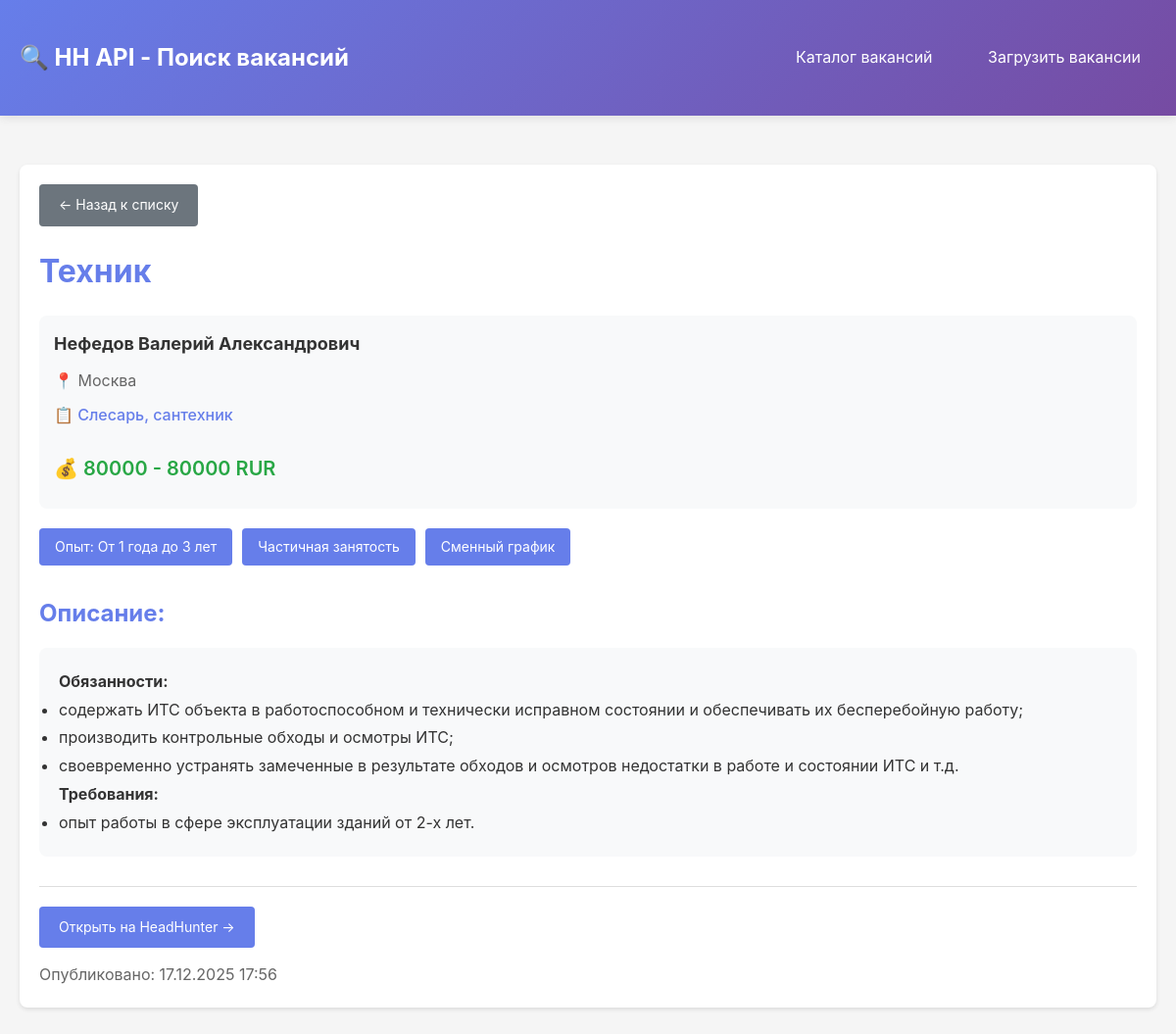
/67/, run on the app's committed database.
### vacancies/models.py (models this page shows, shortened)
class Vacancy(models.Model):
    hh_id = models.CharField(max_length=20, unique=True, verbose_name="ID в HH")
    name = models.CharField(max_length=500, verbose_name="Название вакансии")
    description = models.TextField(blank=True, verbose_name="Описание")
    salary_from = models.IntegerField(null=True, blank=True, verbose_name="Зарплата от")
    salary_to = models.IntegerField(null=True, blank=True, verbose_name="Зарплата до")
    salary_currency = models.CharField(max_length=10, blank=True, verbose_name="Валюта")
    employer_name = models.CharField(max_length=300, blank=True, verbose_name="Работодатель")
    employer_id = models.CharField(max_length=20, blank=True, verbose_name="ID работодателя")
    employer_logo_url = models.URLField(blank=True, verbose_name="Логотип работодателя")
    area_name = models.CharField(max_length=200, blank=True, verbose_name="Город")
    area_id = models.CharField(max_length=20, blank=True, verbose_name="ID города")
    experience = models.CharField(max_length=100, blank=True, verbose_name="Опыт работы")
    schedule = models.CharField(max_length=100, blank=True, verbose_name="График работы")
    employment = models.CharField(max_length=100, blank=True, verbose_name="Тип занятости")
    published_at = models.DateTimeField(null=True, blank=True, verbose_name="Дата публикации")
    created_at = models.DateTimeField(auto_now_add=True, verbose_name="Дата создания записи")
    updated_at = models.DateTimeField(auto_now=True, verbose_name="Дата обновления")
    url = models.URLField(blank=True, verbose_name="Ссылка на вакансию")
    requirement = models.TextField(blank=True, verbose_name="Требования")
    responsibility = models.TextField(blank=True, verbose_name="Обязанности")
    professional_role = models.CharField(max_length=200, blank=True, verbose_name="Категория профессии")
    class Meta:
        verbose_name = "Вакансия"
        verbose_name_plural = "Вакансии"
        ordering = ['-published_at', '-created_at']
        indexes = [
            models.Index(fields=['hh_id']),
            models.Index(fields=['name']),
            models.Index(fields=['area_name']),
            models.Index(fields=['professional_role']),
        ]

### vacancies/views.py (the view)
# urls.py: path('<int:vacancy_id>/', views.vacancy_detail, name='vacancy_detail'),  # Детали вакансии
def vacancy_detail(request, vacancy_id):
    vacancy = get_object_or_404(Vacancy, id=vacancy_id)
    context = {
        'vacancy': vacancy,
    }
    return render(request, 'vacancies/vacancy_detail.html', context)

### vacancies/templates/vacancies/vacancy_detail.html (shortened to what this page needs)
{% extends 'vacancies/base.html' %}
{% block content %}
<div class="card">
    <div style="margin-bottom: 20px;">
        <a href="{% url 'vacancies:vacancy_list' %}" class="btn btn-secondary">← Назад к списку</a>
    </div>
    <h1 style="color: #667eea; margin-bottom: 20px;">{{ vacancy.name }}</h1>
    <div style="background: #f8f9fa; padding: 15px; border-radius: 8px; margin-bottom: 20px;">
        <div style="display: flex; align-items: center; gap: 20px; margin-bottom: 15px;">
            <div>
                <p style="font-size: 18px; margin-bottom: 10px;">
                    <strong>{{ vacancy.employer_name }}</strong>
                </p>
                {% if vacancy.area_name %}
                <p style="color: #666; margin-bottom: 10px;">
                    📍 {{ vacancy.area_name }}
                </p>
                {% endif %}
                {% if vacancy.professional_role %}
                <p style="color: #667eea; margin-bottom: 10px; font-weight: 500;">
                    📋 {{ vacancy.professional_role }}
                </p>
                {% endif %}
            </div>
        </div>
        {% if vacancy.salary_from or vacancy.salary_to %}
        <p style="font-size: 20px; color: #28a745; font-weight: 600; margin-bottom: 10px;">
            💰
            {% if vacancy.salary_from and vacancy.salary_to %}
                {{ vacancy.salary_from|floatformat:0 }} - {{ vacancy.salary_to|floatformat:0 }} {{ vacancy.salary_currency }}
            {% elif vacancy.salary_from %}
                от {{ vacancy.salary_from|floatformat:0 }} {{ vacancy.salary_currency }}
            {% elif vacancy.salary_to %}
                до {{ vacancy.salary_to|floatformat:0 }} {{ vacancy.salary_currency }}
            {% endif %}
        </p>
        {% endif %}
    </div>
    <div style="display: flex; gap: 10px; flex-wrap: wrap; margin-bottom: 30px;">
        {% if vacancy.experience %}
        <span style="background: #667eea; color: white; padding: 8px 16px; border-radius: 4px; font-size: 14px;">
            Опыт: {{ vacancy.experience }}
        </span>
        {% endif %}
        {% if vacancy.employment %}
        <span style="background: #667eea; color: white; padding: 8px 16px; border-radius: 4px; font-size: 14px;">
            {{ vacancy.employment }}
        </span>
        {% endif %}
        {% if vacancy.schedule %}
        <span style="background: #667eea; color: white; padding: 8px 16px; border-radius: 4px; font-size: 14px;">
            {{ vacancy.schedule }}
        </span>
        {% endif %}
    </div>
    {% if vacancy.description %}
    <div style="margin-bottom: 30px;">
        <h2 style="color: #667eea; margin-bottom: 15px;">Описание:</h2>
        <div style="background: #f8f9fa; padding: 20px; border-radius: 8px; line-height: 1.8;">
            {{ vacancy.description|safe }}
        </div>
    </div>
    {% endif %}
    <div style="margin-top: 30px; padding-top: 20px; border-top: 1px solid #ddd;">
        {% if vacancy.url %}
        <a href="{{ vacancy.url }}" target="_blank" class="btn" style="margin-right: 10px;">
            Открыть на HeadHunter →
        </a>
        {% endif %}
        {% if vacancy.published_at %}
        <p style="color: #666; margin-top: 15px;">
            Опубликовано: {{ vacancy.published_at|date:"d.m.Y H:i" }}
        </p>
        {% endif %}
    </div>
</div>
{% endblock %}

### vacancies/templates/vacancies/base.html (style rules this page uses)
* { margin: 0; padding: 0; box-sizing: border-box; }
body { font-family: -apple-system, BlinkMacSystemFont, 'Segoe UI', Roboto, Oxygen, Ubuntu, Cantarell, sans-serif; background-color: #f5f5f5; color: #333; line-height: 1.6; }
.card { background: white; border-radius: 8px; padding: 20px; margin-bottom: 20px; box-shadow: 0 2px 4px rgba(0,0,0,0.1); }
.btn { display: inline-block; padding: 10px 20px; background-color: #667eea; color: white; text-decoration: none; border-radius: 4px; border: none; cursor: pointer; font-size: 14px; transition: background-color 0.3s; }
.btn-secondary { background-color: #6c757d; }

### data on the page
Vacancy: name "Техник", employer_name "Нефедов Валерий Александрович", area_name "Москва", professional_role "Слесарь, сантехник", salary_from "80000", salary_to "80000", salary_currency "RUR", experience "От 1 года до 3 лет", employment "Частичная занятость", schedule "Сменный график", description "Обязанности: содержать ИТС объекта в работоспособном и технически исправном состоянии и обеспечивать их бесперебойную работу; производить контрольные обходы и осмотры ИТС; своевременно устранять замеченные в результате обходов и осмотров недостатки в работе и состоянии ИТС и т.д. Требования: опыт работы в сфере эксплуатации зданий от 2-х лет.", published_at "17.12.2025 17:56"
